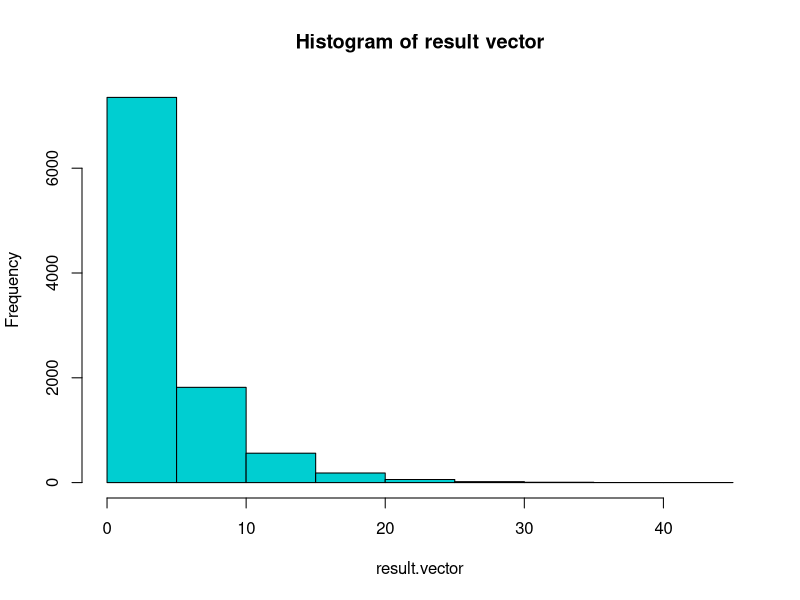
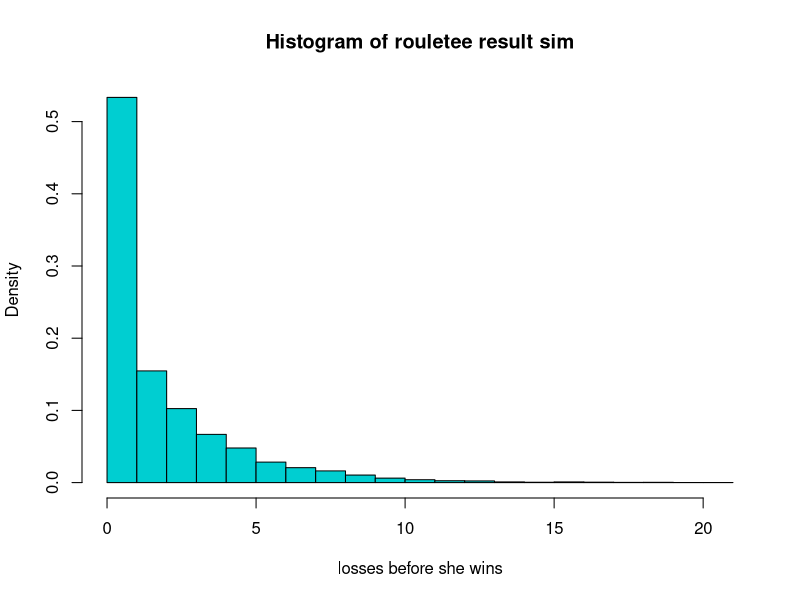
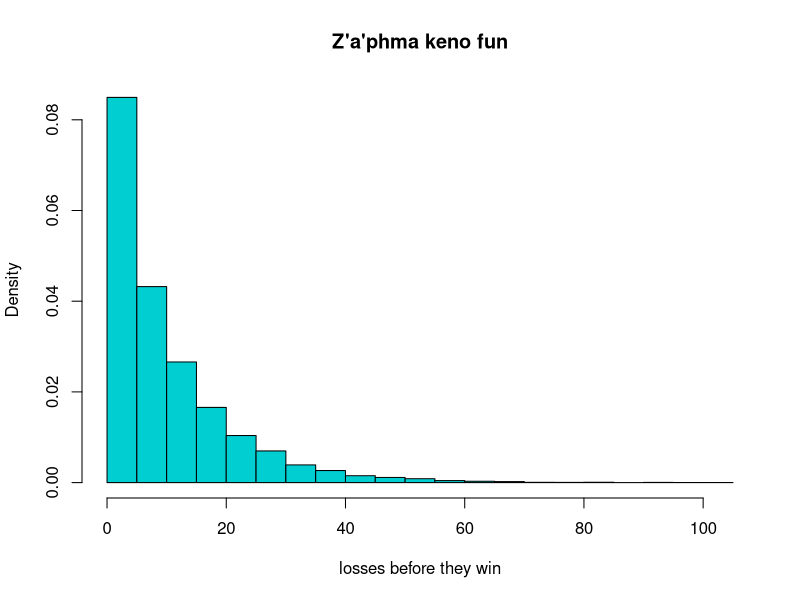
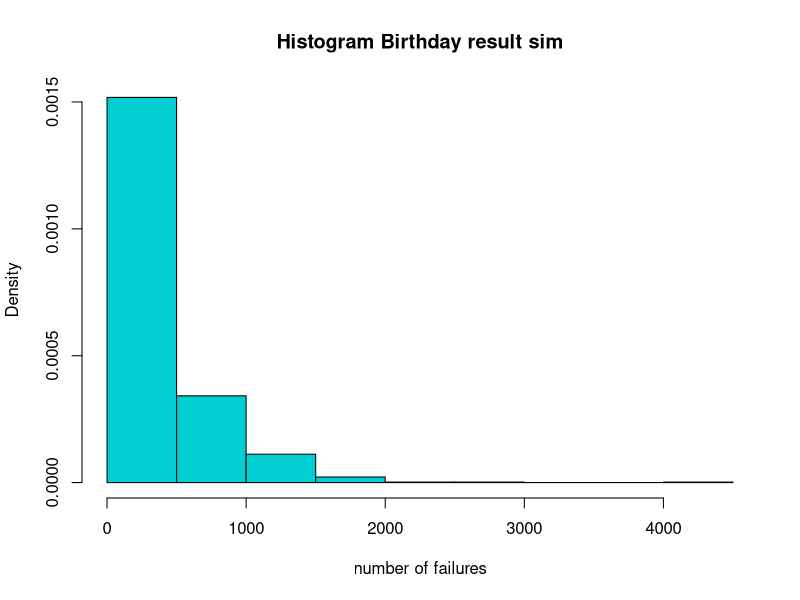

These charts were generated, in order, by the following R code:
## ---- chunk 1
answer=(3/7)/(1-(3/7))^2
cat (answer)
## ---- chunk 2
Vector.1<-seq(1, 25, 1)
print (Vector.1)
vector.squared<-Vector.1^2
print(vector.squared)
## ---- chunk 3
x<-0.4285714
number.terms<-26
i <- 0

# Now we'll create a vector to keep track
# of all the cumulative totals:

cumulative.total.vector <- numeric( number.terms )

# Now we enter the for loop:

for( n in 0:number.terms ) {
    
    # Each time through the loop, we will add a
    # higher power of x to the total:
    
    i<- (n * x^n)+i
    
    # Now we store the current value of total.sum
    # in the cumulative.total.vector. Notice that
    # we have to add 1 to the power.index:
    
    cumulative.total.vector[ n+1  ] <- i
}

# Now that we're done with the loop, we can 
# display the cumulative.total.vector, which
# will have all the running totals:

cumulative.total.vector
## ---- chunk 4
answer<-((1-.2)^3)*.2
cat(answer)
## ---- chunk 5
dgeom(3, 0.2)
## ---- chunk 6
answer<-(1-.2)/.2
cat(answer)
## ---- chunk 7
# Since this is a geometric random variable,
# we'll start by specifying the probability of success:

probability.success <- 0.2

number.replications <- 10000

result.vector <- numeric( number.replications )

for( replication.index in 1:number.replications ) {
    
    # First, we set up the variable that keeps track of
    # the whether or not a success has occurred:
    
    failure.status <- "Failure"
    
    # Now we have an accumulator random variable
    # that will keep track of the number of failures
    # before the first success:
    
    number.failures <- 0
    
    # Now we enter the while loop
    
    while( failure.status == "Failure" ) {
        
        # First, let's run a trial, which will either be
        # a success or a failure:
        
        failure.status <- sample( c("Success", "Failure"), 1,
                               prob = c(probability.success, 1 - probability.success) )
        
        # Now let's check to see if the trial is a failure
        # If the trial is a Failure, then update the 
        # accumulator variable that is counting the number
        # of failures.
        
        if( failure.status == "Failure" ) {
            number.failures <- number.failures + 1
        }
        
    }
    
    result.vector[ replication.index ] <- number.failures
    
}
 answer<-mean( result.vector == 3 )
# cat ("P (X=3)=",answer)
cat("(P (X=3)=",answer, "\n")
varance<-var( result.vector )
 cat ("varance=",varance)
    
## ---- chunk 8
hist( result.vector,
      main = "Histogram of result vector",
      col = "darkturquoise" )

## ---- chunk 9
1-(1-.06)^6
## ---- chunk 10
pgeom(5, 0.06)
## ---- chunk 11
# Since this is a geometric random variable,
# we'll start by specifying the probability of success:

probability.success <- 0.06

number.replications <- 10000

result.vector <- numeric( number.replications )

for( replication.index in 1:number.replications ) {
    
    # First, we set up the variable that keeps track of
    # the whether or not a success has occurred:
    
    failure.status <- "Failure"
    
    # Now we have an accumulator random variable
    # that will keep track of the number of failures
    # before the first success:
    
    number.failures <- 0
    
    # Now we enter the while loop
    
    while( failure.status == "Failure" ) {
        
        # First, let's run a trial, which will either be
        # a success or a failure:
        
        failure.status <- sample( c("Success", "Failure"), 1,
                               prob = c(probability.success, 1 - probability.success) )
        
        # Now let's check to see if the trial is a failure
        # If the trial is a Failure, then update the 
        # accumulator variable that is counting the number
        # of failures.
        
        if( failure.status == "Failure" ) {
            number.failures <- number.failures + 1
        }
        
    }
    
    result.vector[ replication.index ] <- number.failures
}
mean( result.vector <= 5 )

## ---- chunk 12
(1-.14)^9
## ---- chunk 13
pgeom(8, .14,lower.tail=FALSE)
## ---- chunk 14
# Since this is a geometric random variable,
# we'll start by specifying the probability of success:

probability.success <- 0.14

number.replications <- 10000

result.vector <- numeric( number.replications )

for( replication.index in 1:number.replications ) {
    
    # First, we set up the variable that keeps track of
    # the whether or not a success has occurred:
    
    failure.status <- "Failure"
    
    # Now we have an accumulator random variable
    # that will keep track of the number of failures
    # before the first success:
    
    number.failures <- 0
    
    # Now we enter the while loop
    
    while( failure.status == "Failure" ) {
        
        # First, let's run a trial, which will either be
        # a success or a failure:
        
        failure.status <- sample( c("Success", "Failure"), 1,
                               prob = c(probability.success, 1 - probability.success) )
        
        # Now let's check to see if the trial is a failure
        # If the trial is a Failure, then update the 
        # accumulator variable that is counting the number
        # of failures.
        
        if( failure.status == "Failure" ) {
            number.failures <- number.failures + 1
        }
        
    }
    
    result.vector[ replication.index ] <- number.failures
}
mean( result.vector > 8 )
## ---- chunk 15
# Since this is a geometric random variable,
# we'll start by specifying the probability of success:

probability.success <-(1/8)

number.replications <- 10000

result.vector <- numeric( number.replications )

for( replication.index in 1:number.replications ) {
    
    # First, we set up the variable that keeps track of
    # the whether or not a success has occurred:
    
    failure.status <- "Failure"
    
    # Now we have an accumulator random variable
    # that will keep track of the number of failures
    # before the first success:
    
    number.failures <- 0
    
    # Now we enter the while loop
    
    while( failure.status == "Failure" ) {
        
        # First, let's run a trial, which will either be
        # a success or a failure:
        
        failure.status <- sample( c("Success", "Failure"), 1,
                               prob = c(probability.success, 1 - probability.success) )
        
        # Now let's check to see if the trial is a failure
        # If the trial is a Failure, then update the 
        # accumulator variable that is counting the number
        # of failures.
        
        if( failure.status == "Failure" ) {
            number.failures <- number.failures + 1
        }
        
    }
    
    result.vector[ replication.index ] <- number.failures
}
expected.value.sim=mean( result.vector )
cat ("simulation gives me ",expected.value.sim )
## ---- chunk 16
# Since this is a geometric random variable,
# we'll start by specifying the probability of success:

probability.success <-.3

number.replications <- 10000

result.vector <- numeric( number.replications )

for( replication.index in 1:number.replications ) {
    
    # First, we set up the variable that keeps track of
    # the whether or not a success has occurred:
    
    failure.status <- "Failure"
    
    # Now we have an accumulator random variable
    # that will keep track of the number of failures
    # before the first success:
    
    number.failures <- 0
    
    # Now we enter the while loop
    
    while( failure.status == "Failure" ) {
        
        # First, let's run a trial, which will either be
        # a success or a failure:
        
        failure.status <- sample( c("Success", "Failure"), 1,
                               prob = c(probability.success, 1 - probability.success) )
        
        # Now let's check to see if the trial is a failure
        # If the trial is a Failure, then update the 
        # accumulator variable that is counting the number
        # of failures.
        
        if( failure.status == "Failure" ) {
            number.failures <- number.failures + 1
        }
        
    }
    
    result.vector[ replication.index ] <- number.failures
}
var( result.vector )
## ---- chunk 17
first.column.win.probability <- 12/37

## ---- chunk 18
answer<-dgeom(5, first.column.win.probability)
cat(answer)


## ---- chunk 19

answer<-pgeom(2, first.column.win.probability,lower.tail=FALSE)
cat(answer)
## ---- chunk 20
first.column.win.probability <- 12/37
expectednumberoflossesbeforfirstwin<-(1 - first.column.win.probability) / first.column.win.probability
cat (expectednumberoflossesbeforfirstwin)
cat("\n")
varianceofnumberlossesbeforfirstwin<-(1 - first.column.win.probability) / first.column.win.probability^2
cat (varianceofnumberlossesbeforfirstwin)
## ---- chunk 21
# Since this is a geometric random variable,
# we'll start by specifying the probability of success:
first.column.win.probability <- 12/37
probability.success <- first.column.win.probability

number.replications <- 10000

result.vector <- numeric( number.replications )

for( replication.index in 1:number.replications ) {
    
    # First, we set up the variable that keeps track of
    # the whether or not a success has occurred:
    
    failure.status <- "Failure"
    
    # Now we have an accumulator random variable
    # that will keep track of the number of failures
    # before the first success:
    
    number.failures <- 0
    
    # Now we enter the while loop
    
    while( failure.status == "Failure" ) {
        
        # First, let's run a trial, which will either be
        # a success or a failure:
        
        failure.status <- sample( c("Success", "Failure"), 1,
                               prob = c(probability.success, 1 - probability.success) )
        
        # Now let's check to see if the trial is a failure
        # If the trial is a Failure, then update the 
        # accumulator variable that is counting the number
        # of failures.
        
        if( failure.status == "Failure" ) {
            number.failures <- number.failures + 1
        }
        
    }
    
    result.vector[ replication.index ] <- number.failures
    
}
fiveloses<-mean( result.vector == 5 )
atleastthree<-mean( result.vector <= 3 )
cat("(P (X=5)=",fiveloses, "\n")
cat("(P (X<=5)=",atleastthree, "\n")
varance<-var( result.vector )
 cat ("varance=",varance, "\n")
expectedvalue<-mean( result.vector )
cat("expectedvalue ",expectedvalue)
    
## ---- chunk 22
hist( result.vector,
      main = "Histogram of rouletee result sim",
      col = "darkturquoise",prob = TRUE,xlab = "losses before she wins" )
## ---- chunk 23
p8<-dhyper(8, 8, 72, 20)
p7<-dhyper(7, 8, 73, 20)
p6<-dhyper(6, 8, 74, 20)
p5<-dhyper(5, 8, 75, 20)
p4<-dhyper(4, 8, 76, 20)
winning.keno.probability<-p8+p7+p6+p5+p4
cat(winning.keno.probability)

## ---- chunk 24
p8<-dhyper(8, 8, 72, 20)
p7<-dhyper(7, 8, 73, 20)
p6<-dhyper(6, 8, 74, 20)
p5<-dhyper(5, 8, 75, 20)
p4<-dhyper(4, 8, 76, 20)
winning.keno.probability<-p8+p7+p6+p5+p4
(1-winning.keno.probability)^7

## ---- chunk 25
p8<-dhyper(8, 8, 72, 20)
p7<-dhyper(7, 8, 73, 20)
p6<-dhyper(6, 8, 74, 20)
p5<-dhyper(5, 8, 75, 20)
p4<-dhyper(4, 8, 76, 20)
winning.keno.probability<-p8+p7+p6+p5+p4
answer<-pgeom(6, winning.keno.probability,lower.tail=FALSE)

cat(answer)

## ---- chunk 26
p8<-dhyper(8, 8, 72, 20)
p7<-dhyper(7, 8, 73, 20)
p6<-dhyper(6, 8, 74, 20)
p5<-dhyper(5, 8, 75, 20)
p4<-dhyper(4, 8, 76, 20)
winning.keno.probability<-p8+p7+p6+p5+p4
expect.value<-(1-winning.keno.probability)/winning.keno.probability
cat(expect.value)
## ---- chunk 27
# too many keno question, so lets make a function
urn.vector<-seq( 1, 80)




probability.success <- winning.keno.probability

number.replications <- 10000

result.vector <- numeric( number.replications )

for( replication.index in 1:number.replications ) {
    
    # First, we set up the variable that keeps track of
    # the whether or not a success has occurred:
    
    failure.status <- "Failure"
    
    # Now we have an accumulator random variable
    # that will keep track of the number of failures
    # before the first success:
    
    number.failures <- 0
    
    # Now we enter the while loop
    
    while( failure.status == "Failure" ) {
        
        keno.sample <- sample( urn.vector, 20, replace = FALSE )
        match.numbercount <- sum( keno.sample >72 )
        if (match.numbercount>3){
          failure.status=FALSE
        }
        else
        {
          failure.status=TRUE
        }
        failure.status <- sample( c("Success", "Failure"), 1,
                               prob = c(probability.success, 1 - probability.success) )
  
        
        if( failure.status == "Failure" ) {
            number.failures <- number.failures + 1
        }
        
    }
    
    result.vector[ replication.index ] <- number.failures
    
}
sevenloses<-mean( result.vector == 7 )
atleastseven<-mean( result.vector <= 7 )
cat("(P (X=7)=",sevenloses, "\n")
cat("(P (X<=7)=",atleastseven, "\n")
expectedvalue<-mean( result.vector)
cat("expectedvalue ",expectedvalue, "\n")
cat("mean number of loosing tickets ",expectedvalue)

    
## ---- chunk 28
#anything is possible,  if Z'a'phma has to complete this homework with 8 problems all with parts,  a b c d e and f,  #he won't have time to buy keno tickets,  so in that case the the probablity is 100% of Z'a'phma going 3 weeks and #not winning a ticket.

answer<-pgeom(20, winning.keno.probability,lower.tail=FALSE)
cat(answer)
hist( result.vector,
      main = "Z'a'phma keno fun",
      col = "darkturquoise",prob = TRUE,xlab = "losses before they win" )

## ---- chunk 29
number.replications <- 10000
p<-(1/365)
for(k in 1:number.replications) {
  
  answer <- 1-(1-p)^(k+1)
  #cat (answer)
                
  #
  if (answer >= .5){
    cat(answer ,"\n")
    break
  }
}
cat ("k has to be at least" ,k-1, " " )

## ---- chunk 30
p<-(1/365)
answer<-pgeom(251, p,lower.tail = FALSE)
cat (answer)

## ---- chunk 31
# Since this is a geometric random variable,
# we'll start by specifying the probability of success:


number.replications <- 1000

result.vector <- numeric( number.replications )

for( replication.index in 1:number.replications ) {
    
    # First, we set up the variable that keeps track of
    # the whether or not a success has occurred:
    
    failure.status <- "Failure"
    
    # Now we have an accumulator random variable
    # that will keep track of the number of failures
    # before the first success:
    
    number.failures <- 0
    
    # Now we enter the while loop
    
    while( failure.status == "Failure" ) {
        
        # First, let's run a trial, which will either be
        # a success or a failure:
        birthday.sample <- sample(1:365, 1)
   
  
        if (birthday.sample==360)
          {
                 failure.status="Success"  
        }   
        else
        {
          failure.status="Failure"
        }
  
        
        if( failure.status == "Failure" ) {
            number.failures <- number.failures + 1
        }
        
    }
    
    result.vector[ replication.index ] <- number.failures
    
}

result<-mean( result.vector  )
cat (result)

## ---- chunk 32
hist( result.vector,
      main = "Histogram Birthday result sim",
      col = "darkturquoise",prob = TRUE,xlab = "number of failures" )
